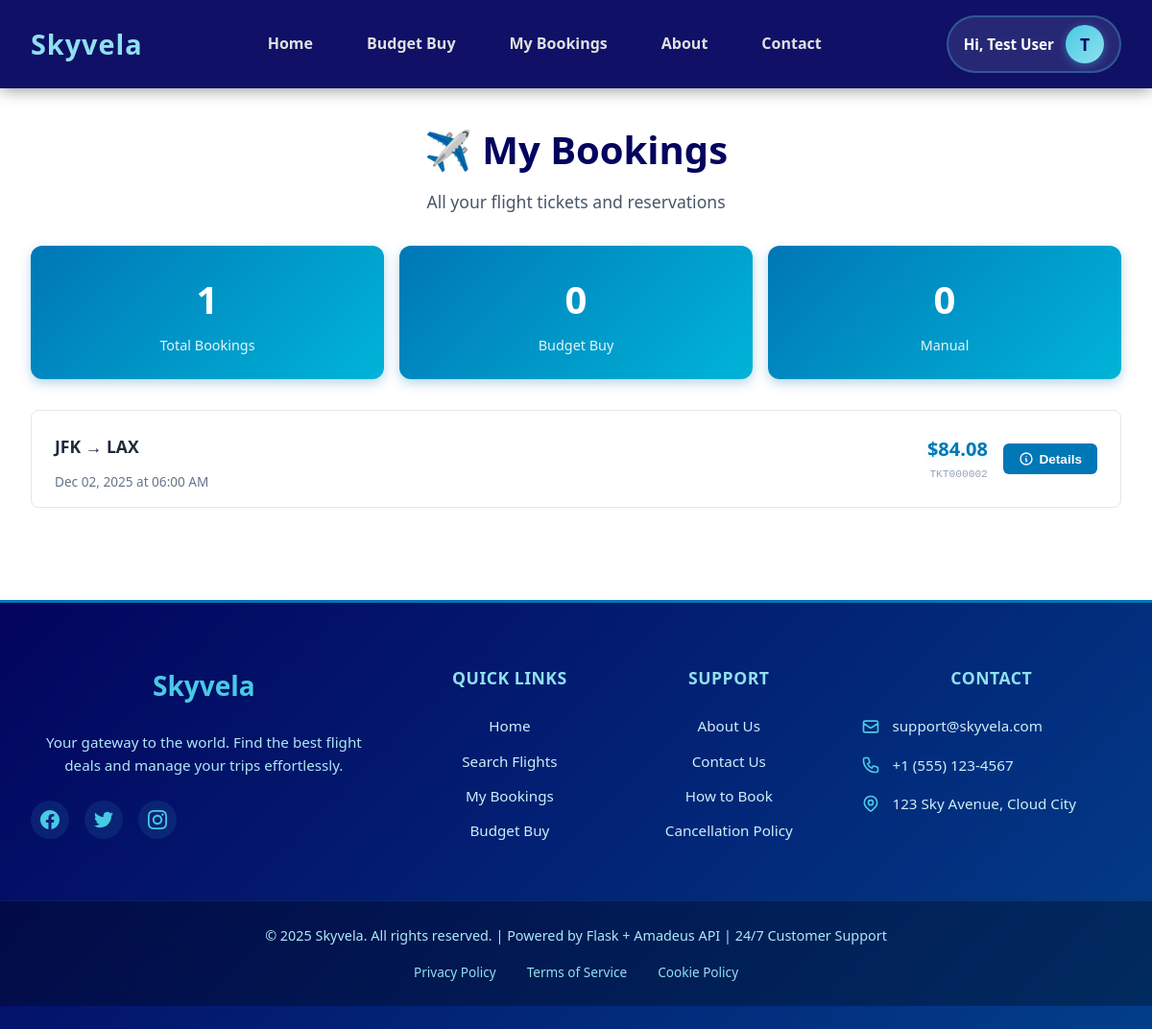
The app's page /my-bookings (signed in) with its own data.
### models.py (models this page shows)
class Flight(db.Model):
    __tablename__ = "Flight"
    flight_id: Mapped[int] = mapped_column(Integer, primary_key=True, autoincrement=True)
    flight_number: Mapped[Optional[str]] = mapped_column(String(32))  # May be unknown for multi-segment offers
    departure_airport: Mapped[str] = mapped_column(String(3), nullable=False)
    arrival_airport: Mapped[str] = mapped_column(String(3), nullable=False)
    departure_time: Mapped[Optional[datetime]] = mapped_column(DateTime)
    arrival_time: Mapped[Optional[datetime]] = mapped_column(DateTime)
    duration: Mapped[Optional[int]] = mapped_column(Integer)  # minutes

class Ticket(db.Model):
    __tablename__ = "Ticket"
    ticket_id: Mapped[int] = mapped_column(Integer, primary_key=True, autoincrement=True)
    flight_id: Mapped[int] = mapped_column(Integer, db.ForeignKey("Flight.flight_id", ondelete="CASCADE"), nullable=False)
    search_id: Mapped[Optional[int]] = mapped_column(Integer, db.ForeignKey("Search.search_id", ondelete="SET NULL"))
    price: Mapped[float] = mapped_column(Float, nullable=False)
    currency: Mapped[str] = mapped_column(String(8), default='USD')
    fare_class: Mapped[Optional[str]] = mapped_column(String(32))
    Ticket_bought: Mapped[bool] = mapped_column(Boolean, default=False)
    scraped_at: Mapped[datetime] = mapped_column(DateTime, default=datetime.utcnow, nullable=False)

### app.py (the view, shortened to what this page needs)
@app.route('/my-bookings')
def my_bookings():
    if not session.get('user_id'):
        flash('Please log in to view your bookings.', 'error')
        return redirect(url_for('login'))
    try:
        from models import Ticket, Flight, Search, BudgetBuyRequest
        from datetime import datetime
        user_id = session.get('user_id')
        current_time = datetime.now()
        tickets = db.session.query(Ticket, Flight, Search).join(
            Flight, Ticket.flight_id == Flight.flight_id
        ).outerjoin(
            Search, Ticket.search_id == Search.search_id
        ).filter(
            (Search.user_id == user_id) | (Ticket.Ticket_bought == True)
        ).order_by(
            Ticket.scraped_at.desc()
        ).all()
        budget_bookings = BudgetBuyRequest.query.filter_by(
            user_id=user_id,
            status='booked'
        ).all()
        all_bookings = []
        for ticket, flight, search in tickets:
            if ticket.Ticket_bought:
                if flight.departure_time and flight.departure_time < current_time:
                    continue  # Skip past flights
                all_bookings.append({
                    'type': 'manual' if search else 'unknown',
                    'ticket': ticket,
                    'flight': flight,
                    'search': search,
                    'booking_date': ticket.scraped_at,
                    'confirmation': f"TKT{ticket.ticket_id:06d}"
                })
        all_bookings.sort(key=lambda x: x['booking_date'], reverse=True)
        active_budget_requests = BudgetBuyRequest.query.filter(
            BudgetBuyRequest.user_id == user_id,
            BudgetBuyRequest.status.in_(['pending', 'searching', 'price_found', 'alert_sent'])
        ).count()
        return render_template('my_bookings.html',
                             bookings=all_bookings,
                             active_budget_requests=active_budget_requests)
    except Exception as e:
        print(f"❌ My Bookings page error: {e}")
        import traceback
        traceback.print_exc()
        return render_template('my_bookings.html', bookings=[])

### app.py (called while the page is built)
@app.context_processor
def inject_active_requests():
    active_requests = 0
    if session.get('user_id'):
        try:
            from models import BudgetBuyRequest
            active_requests = BudgetBuyRequest.query.filter_by(
                user_id=session.get('user_id')
            ).filter(
                BudgetBuyRequest.status.in_(['pending', 'searching', 'price_found'])
            ).count()
        except Exception:
            pass
    return dict(active_requests=active_requests)

### templates/my_bookings.html (shortened to what this page needs)
{% extends 'base.html' %}
{% block content %}
<div class="bookings-container">
    <div class="bookings-header">
        <h1>✈️ My Bookings</h1>
        <p>All your flight tickets and reservations</p>
    </div>
    {% if bookings %}
    <div class="bookings-stats">
        <div class="stat-card">
            <div class="stat-number">{{ bookings|length }}</div>
            <div class="stat-label">Total Bookings</div>
        </div>
        <div class="stat-card">
            <div class="stat-number">{{ bookings|selectattr('type', 'equalto', 'budget_buy')|list|length }}</div>
            <div class="stat-label">Budget Buy</div>
        </div>
        <div class="stat-card">
            <div class="stat-number">{{ bookings|selectattr('type', 'equalto', 'manual')|list|length }}</div>
            <div class="stat-label">Manual</div>
        </div>
    </div>
    <div class="bookings-list">
        {% for booking in bookings %}
        <div class="booking-row">
            <div class="booking-main">
                <div class="route-info">
                    <span class="route">{{ booking.flight.departure_airport }} → {{ booking.flight.arrival_airport }}</span>
                </div>
                <div class="flight-date">
                    {% if booking.flight.departure_time %}
                        {{ booking.flight.departure_time.strftime('%b %d, %Y at %I:%M %p') }}
                    {% else %}
                        TBD
                    {% endif %}
                </div>
            </div>
            <div class="booking-price">
                <div class="price">${{ "%.2f"|format(booking.ticket.price) }}</div>
                <div class="confirmation">{{ booking.confirmation }}</div>
            </div>
            <button class="details-btn" onclick='showDetails({{ loop.index0 }},
                {
                    "type": "{{ booking.type }}",
                    "route": "{{ booking.flight.departure_airport }} → {{ booking.flight.arrival_airport }}",
                    "flight_number": "{{ booking.flight.flight_number or 'TBD' }}",
                    "departure_time": "{% if booking.flight.departure_time %}{{ booking.flight.departure_time.strftime('%b %d, %Y at %I:%M %p') }}{% else %}TBD{% endif %}",
                    "duration": "{{ booking.flight.duration or 'TBD' }}",
                    "fare_class": "{{ booking.ticket.fare_class or 'Economy' }}",
                    "price": {{ booking.ticket.price }},
                    "currency": "{{ booking.ticket.currency }}",
                    "confirmation": "{{ booking.confirmation }}",
                    "passenger_name": "{% if booking.ticket.passenger_first_name %}{{ booking.ticket.passenger_first_name }} {{ booking.ticket.passenger_last_name }}{% endif %}",
                    "passport": "{% if booking.ticket.passenger_passport %}{{ booking.ticket.passenger_passport }}{% endif %}"
                })'>
                <svg width="16" height="16" fill="none" stroke="currentColor" viewBox="0 0 24 24">
                    <path stroke-linecap="round" stroke-linejoin="round" stroke-width="2" d="M13 16h-1v-4h-1m1-4h.01M21 12a9 9 0 11-18 0 9 9 0 0118 0z"></path>
                </svg>
                Details
            </button>
        </div>
        {% endfor %}
    </div>
    {% endif %}
</div>
{% endblock %}

### templates/my_bookings.html (style rules this page uses)
.bookings-container { max-width: 1200px; margin: 0 auto; padding: 2rem; }
.bookings-header { text-align: center; margin-bottom: 2rem; }
.bookings-header h1 { color: #03045e; font-size: 2.5rem; margin-bottom: 0.5rem; }
.bookings-header p { color: #475569; font-size: 1.1rem; }
.bookings-stats { display: grid; grid-template-columns: repeat(auto-fit, minmax(200px, 1fr)); gap: 1rem; margin-bottom: 2rem; }
.stat-card { background: linear-gradient(135deg, #0077b6, #00b4d8); color: white; padding: 1.5rem; border-radius: 12px; text-align: center; box-shadow: 0 4px 12px rgba(0, 119, 182, 0.3); }
.stat-number { font-size: 2.5rem; font-weight: bold; margin-bottom: 0.25rem; }
.stat-label { font-size: 0.9rem; opacity: 0.9; }
.bookings-list { display: flex; flex-direction: column; gap: 0.5rem; }
.booking-row { background: white; border: 1px solid #e2e8f0; border-radius: 8px; padding: 1rem 1.5rem; display: flex; justify-content: space-between; align-items: center; transition: all 0.2s; }
.booking-main { flex: 1; }
.route-info { display: flex; align-items: center; gap: 0.75rem; margin-bottom: 0.25rem; }
.route { font-size: 1.1rem; font-weight: 700; color: #1e293b; }
.flight-date { font-size: 0.85rem; color: #64748b; }
.booking-price { text-align: right; }
.price { font-size: 1.25rem; font-weight: 700; color: #0077b6; margin-bottom: 0.15rem; }
.confirmation { font-size: 0.7rem; color: #94a3b8; font-family: 'Courier New', monospace; }
.details-btn { display: inline-flex; align-items: center; gap: 0.35rem; padding: 0.5rem 1rem; background: #0077b6; color: white; border: none; border-radius: 6px; font-size: 0.85rem; font-weight: 600; cursor: pointer; transition: all 0.2s; margin-left: 1rem; }
.details-btn svg { width: 16px; height: 16px; }

### records on screen
Flight: flight.departure_airport "JFK", flight.arrival_airport "LAX", flight.departure_time "Dec 02, 2025 at 06:00 AM"
Ticket: ticket.price "84.08"

### other values on screen
{{ session.get('user_name') }} "Test User"
{{ bookings|length }} "1"
{{ bookings|selectattr('type', 'equalto', 'budget_buy')|list|length }} "0"
{{ bookings|selectattr('type', 'equalto', 'manual')|list|length }} "0"
{{ booking.confirmation }} "TKT000002"
